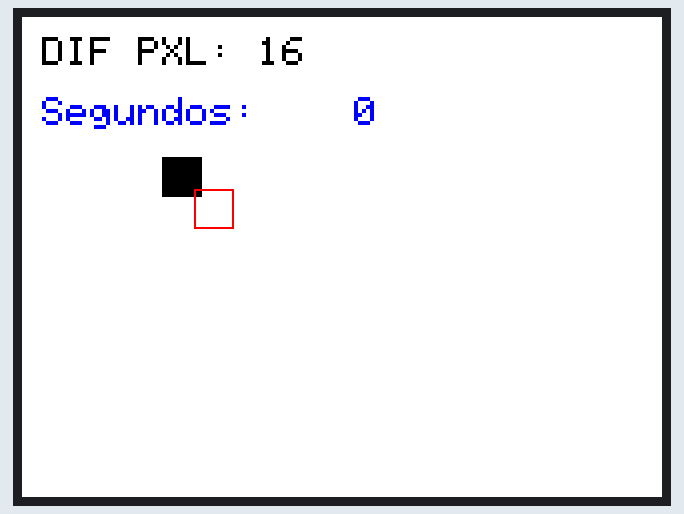
Recording of a program running on a simulated ESP32. Shown: 320×240 colour display. What the program prints to the serial monitor is not drawn.

Above: at 0.3 s.
At 7.4 s:
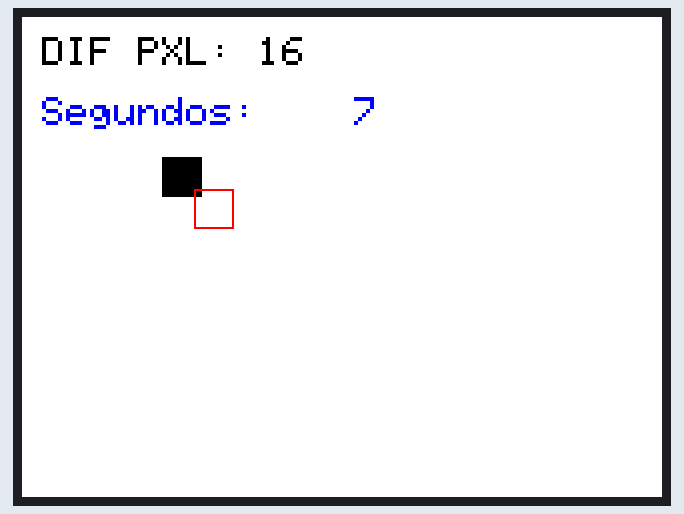
At 14.5 s:
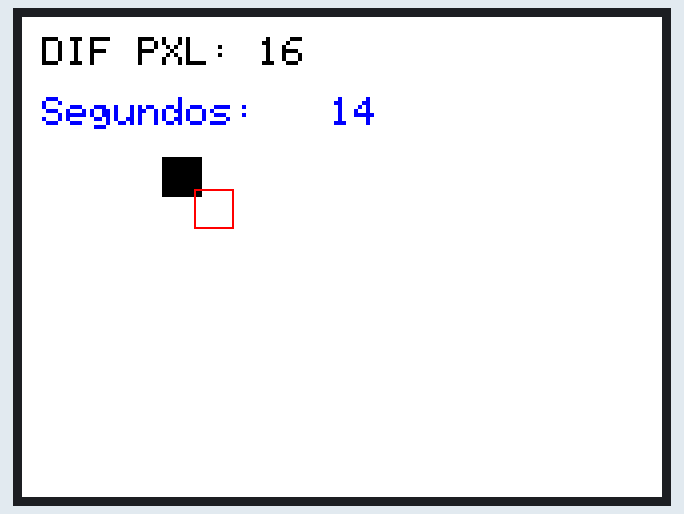
At 19.5 s:
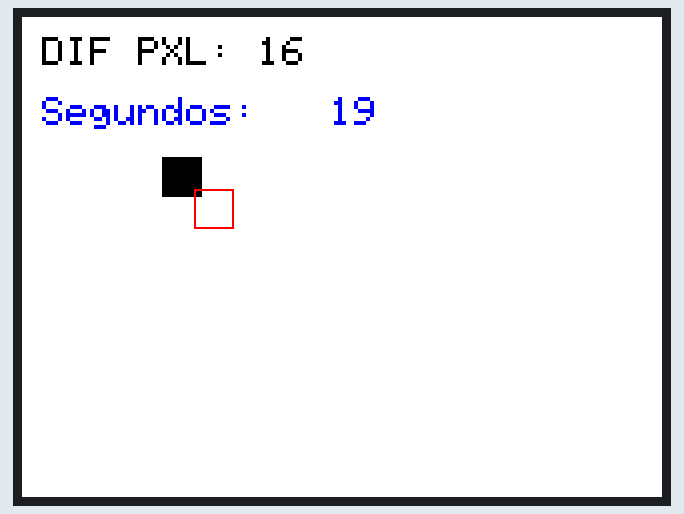
At 25.1 s:
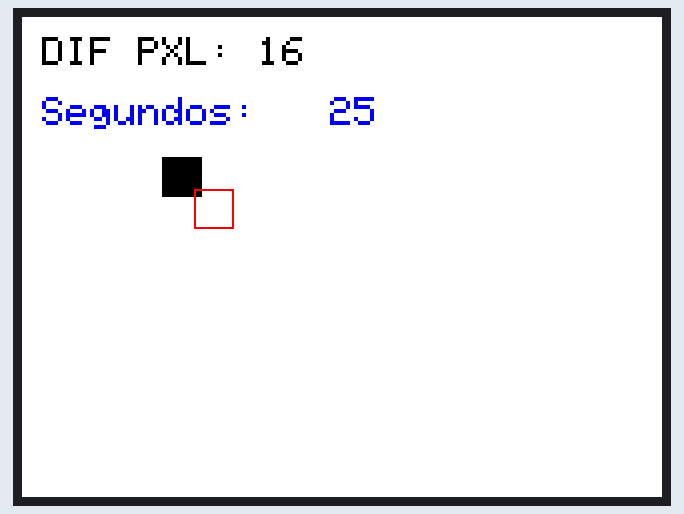
At 38.3 s:
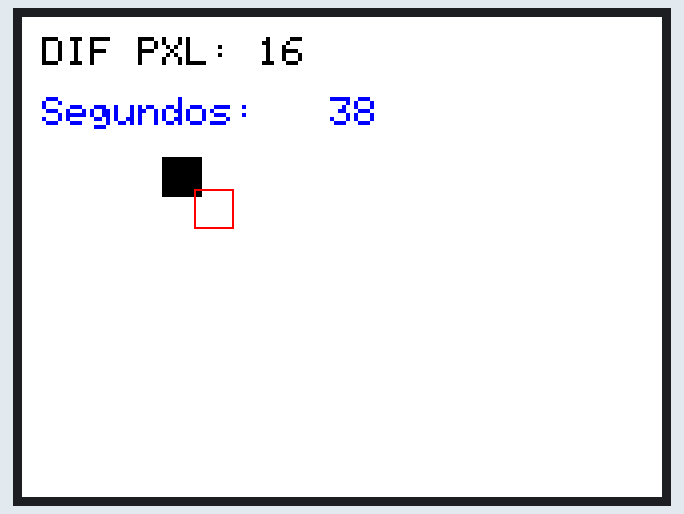

Measured:
- what the display in image 2 shows lasts 1.1 s, from 14.4 s to 15.5 s

The program:

main.cpp
```cpp
#include <Arduino.h>
#include <TFT_eSPI.h>

// put function declarations here:
TFT_eSPI tft = TFT_eSPI();

void setup() {
  Serial.begin(115200);
  delay(50);
  Serial.println("startup");
  tft.init();
  Serial.println("tft.init done");
  tft.setRotation(1);        // 0..3, teste qual funciona melhor
  tft.fillScreen(TFT_WHITE); // fundo branco

  // Primeiro quadrado pequeno
  int x = 70, y = 70, size = 20;
  tft.fillRect(x, y, size, size, TFT_BLACK);

  // Deslocamento de pixels (diferença)
  int delta = 16;
  tft.drawRect(x + delta, y + delta, size, size, TFT_RED);

  // Texto inicial para confirmar
  tft.setTextColor(TFT_BLACK);
  tft.setTextSize(2);
  tft.setCursor(10, 10);
  tft.println("DIF PXL: 16");
}

void loop() {
  // Contador simples para mostrar vida do sketch
  tft.setTextColor(TFT_BLUE, TFT_WHITE); // background branco
  tft.setTextSize(2);
  tft.setCursor(10, 40);
  tft.printf("Segundos: %4u", millis() / 1000);
  delay(500);
}
```
